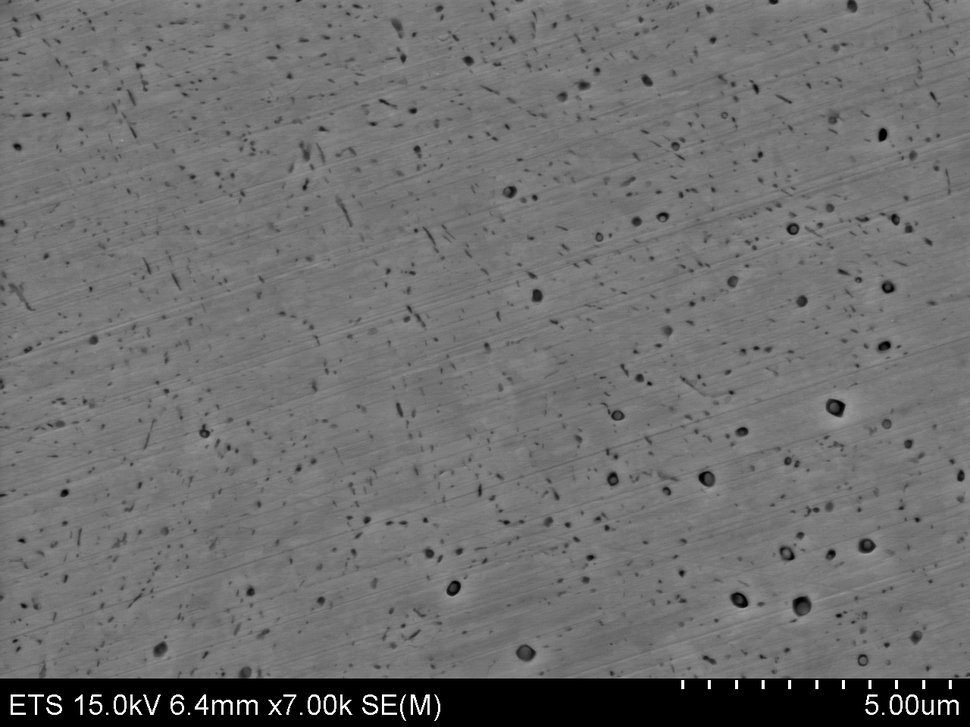
#> input picture micro/Stereology/AISI4340-700C/2015_09_10_700(10)_q015.tif, 970 x 727 px, shrunk from 1280 x 960 before the run, found by its file name
$ python kmeans_segmentation.py
#> lines starting #> are read from the running program, lines starting #| are printed output that depends on the picture
import numpy as np
import matplotlib.pyplot as plt
import cv2
from cv2 import findContours, drawContours

from sklearn import cluster
from scipy.ndimage.morphology import binary_fill_holes
from skimage.io import imread
from skimage.measure import label

def prepare_image(im_name, path="./Stereology/AISI4340-700C/", crop=65):
    """ This is a specific function for microstructure images, it removes
        the information band found on electron microscope images """
    # If this was to become a method, should be renamed
    full_name = path + im_name
    image = imread(full_name)
    return image[:-crop, :]

def k_means_segmentation(image, n_clusters=3, n_init=1):
    X = image.reshape((-1,1))
    k_means = cluster.KMeans(n_clusters=n_clusters, n_init=n_init)
    k_means.fit(X)
    print("Results calculated: {0} clusters, {1} centroid initializations".format(n_clusters, n_init))
    # get centroids values
    vals = k_means.cluster_centers_.squeeze()
    # get labels
    labs = k_means.labels_
    # attribute centroid values to calculated labels
    try:
        im_compressed = np.choose(labs, vals)
        # np.choose uses np.broadcast that does not accept more than 32 arrays
        # if more are passed will throw a ValueError exception
    except ValueError:
        im_compressed = np.zeros(labs.shape)
        for idx, centroid_position in enumerate(vals):
            im_compressed[labs == idx] = centroid_position

    return im_compressed.reshape(image.shape)

def plot_single_image(image, cmap='gray'):
    fig = plt.figure(figsize=(8,8))
    ax = fig.add_subplot(1, 1, 1)
    ax.imshow(image, cmap=cmap, interpolation='nearest')
    ax.set_xticks([])
    ax.set_yticks([])
    ax.axis('image')
    return fig, ax

def binarize_image(compressed, threshold=70):
    return np.array(np.where(compressed > threshold, 0, 255), dtype=np.uint8)

def find_particles(bin_image, fill_holes=True):
    if (fill_holes):
        bin_image = binary_fill_holes(bin_image)
    found_labels = label(bin_image, background=-1)
    return found_labels, bin_image

def draw_particle_contours(compressed, original, threshold=70, figsize=8):
    blob = binarize_image(compressed, threshold)
    im2, contours, hierarchy = findContours(blob, cv2.RETR_EXTERNAL,cv2.CHAIN_APPROX_NONE)
    fig = plt.figure(figsize=(figsize,figsize))
    ax = fig.add_subplot(1,1,1)
    ax.imshow(drawContours(original.copy(), contours, -1, (0,255,0), 3), cmap='gray', interpolation='nearest')
    ax.set_xticks([])
    ax.set_yticks([])
    ax.axis('image')

if __name__ == "__main__":

    im_name = "2015_09_10_700(10)_q015.tif"
    mic = imread( im_name )
#> mic is the input picture: shape (727, 970); min 0, max 255, mean 110.2
    mic = mic[:-65, :]
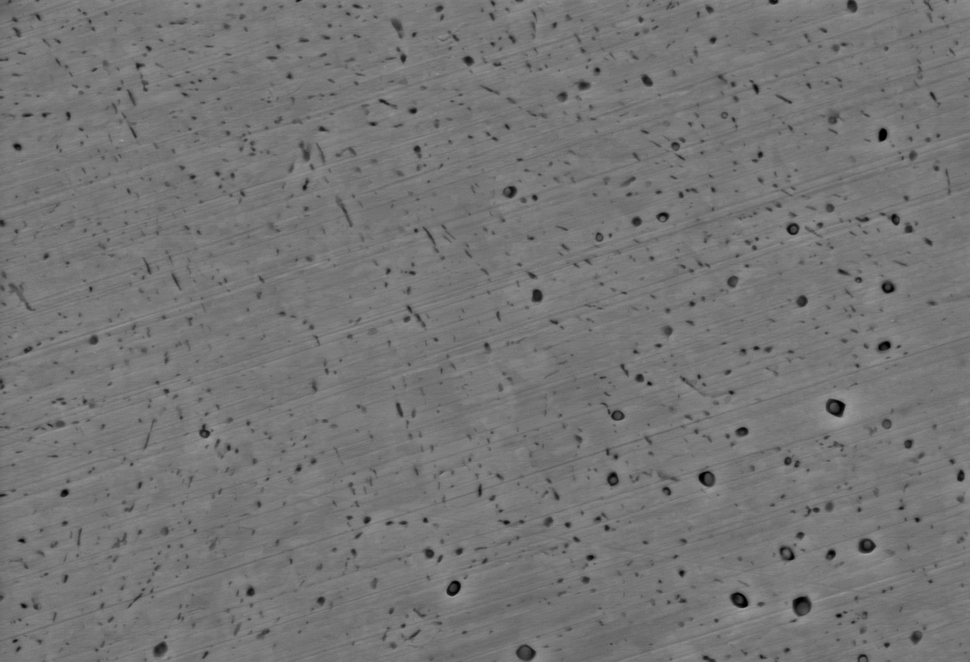
#> mic: shape (662, 970); min 0, max 162, mean 116.9
    mic_compressed = k_means_segmentation( mic )


$ run again, with micro/Stereology/AISI4340-700C/2015 09 10_700(10)_q014.tif copied over micro/Stereology/AISI4340-700C/2015_09_10_700(10)_q015.tif
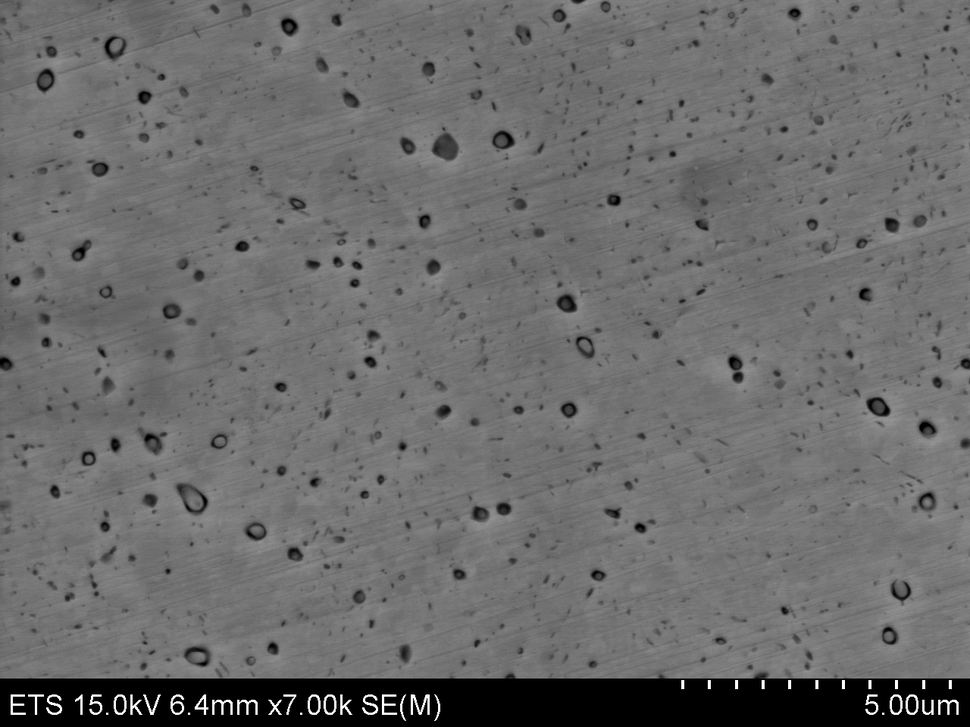
#> input picture micro/Stereology/AISI4340-700C/2015 09 10_700(10)_q014.tif, 970 x 727 px, shrunk from 1280 x 960 before the run, found by its file name
#> mic is the input picture: shape (727, 970); min 0, max 255, mean 106.9
#> `mic = mic[:-65, :]`:
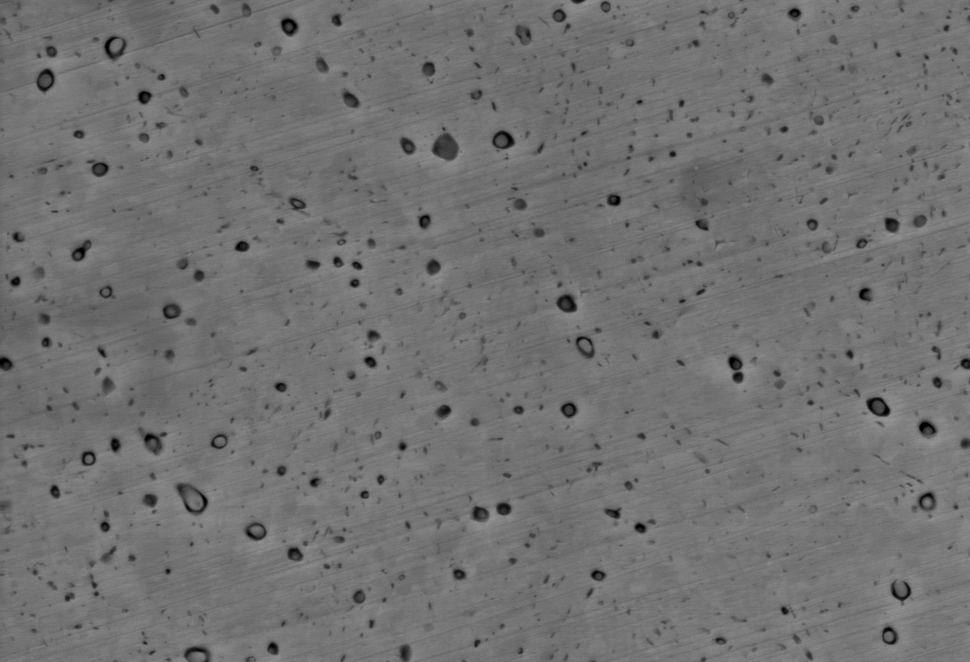
#> mic: shape (662, 970); min 0, max 150, mean 113.2

$ run again, with micro/Stereology/AISI4340-700C/2015 09 10_700(10)_q016.tif copied over micro/Stereology/AISI4340-700C/2015_09_10_700(10)_q015.tif
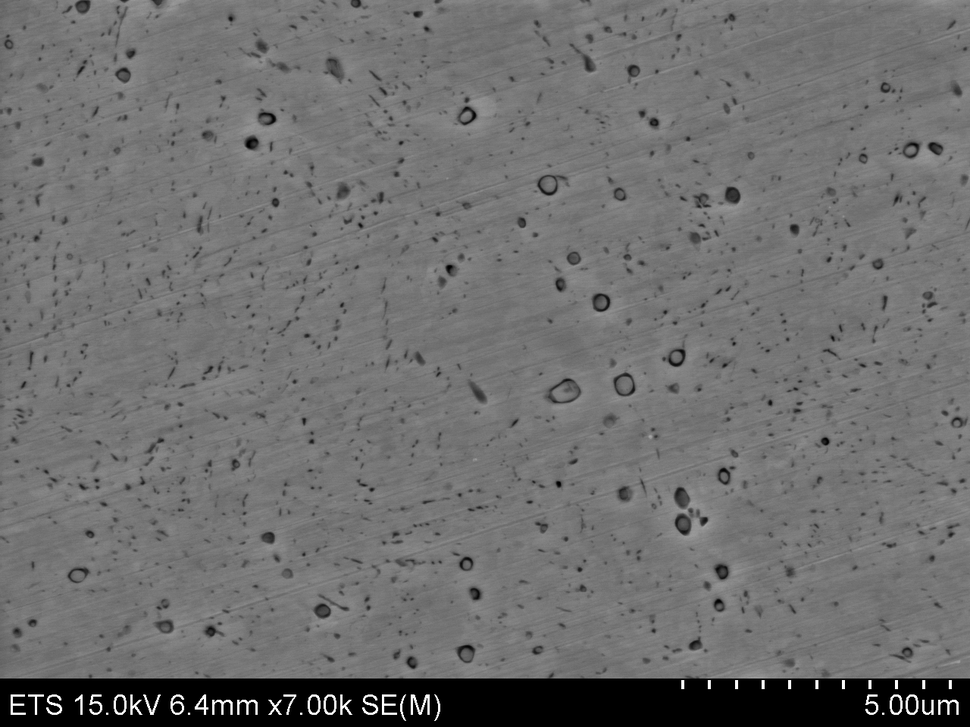
#> input picture micro/Stereology/AISI4340-700C/2015 09 10_700(10)_q016.tif, 970 x 727 px, shrunk from 1280 x 960 before the run, found by its file name
#> mic is the input picture: shape (727, 970); min 0, max 255, mean 110.2
#> `mic = mic[:-65, :]`:
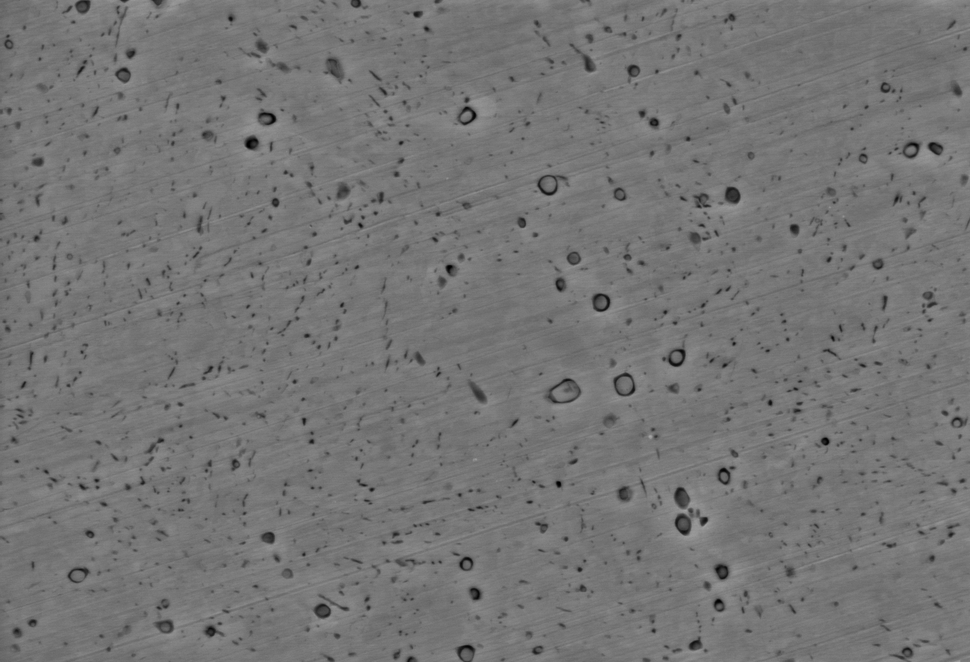
#> mic: shape (662, 970); min 0, max 164, mean 116.8

$ run again, with micro/Stereology/AISI4340-700C/2015 09 10_700(10)_q017.tif copied over micro/Stereology/AISI4340-700C/2015_09_10_700(10)_q015.tif
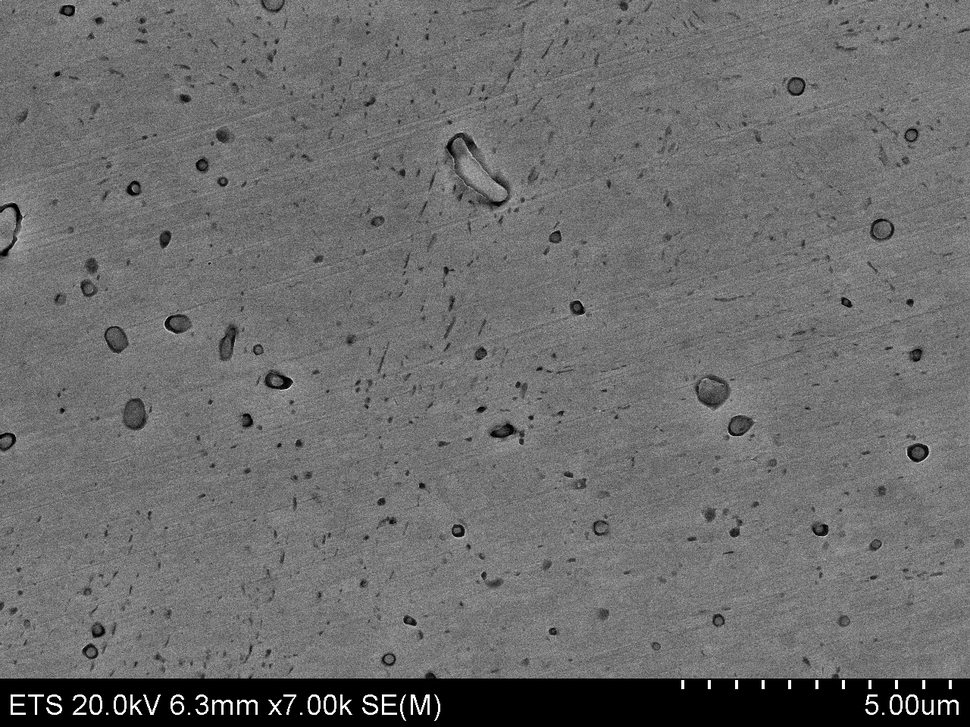
#> input picture micro/Stereology/AISI4340-700C/2015 09 10_700(10)_q017.tif, 970 x 727 px, shrunk from 1280 x 960 before the run, found by its file name
#> mic is the input picture: shape (727, 970); min 0, max 255, mean 107.6
#> `mic = mic[:-65, :]`:
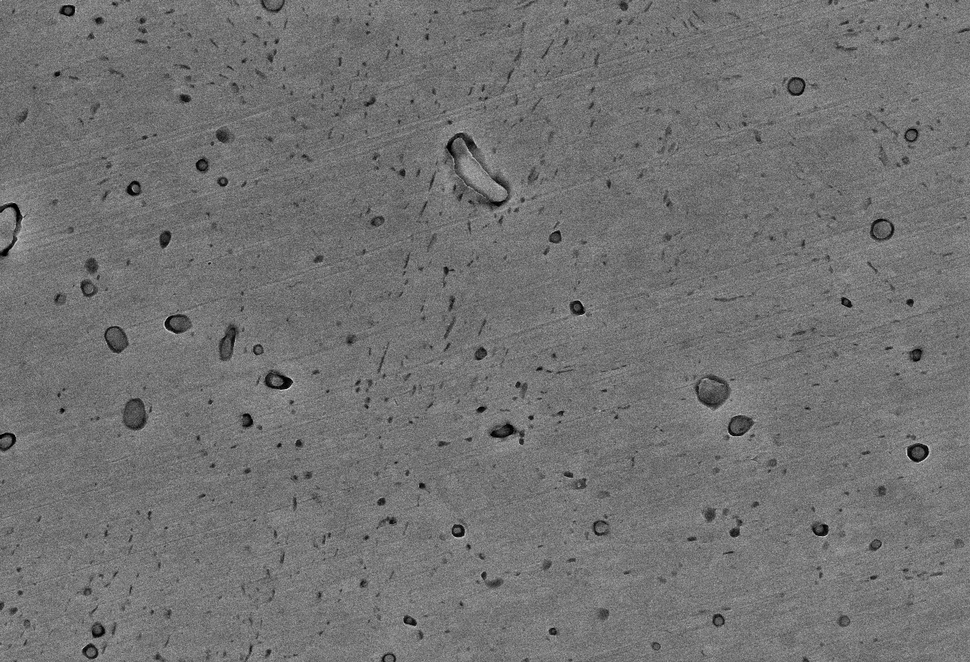
#> mic: shape (662, 970); min 0, max 222, mean 113.9
